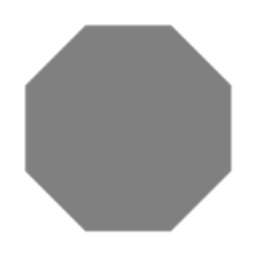
//> input picture 2A-L5/images/octagon.png, 256 x 256 px
$ ./gradientQuiz   (built with g++ and OpenCV 4)
//> lines starting //> are read from the running program, lines starting //| are printed output that depends on the picture; after the words box and inside, x2 and y2 are one past the last pixel; in counts of white or black regions, pixels touching at a corner belong together
#include <iostream>
#include <vector>
#include <limits>
#include <math.h>

#include "opencv2/core/core.hpp"
#include "opencv2/imgproc/imgproc.hpp"
#include "opencv2/imgcodecs.hpp"
#include "opencv2/highgui/highgui.hpp"

using namespace cv;
using namespace std;

#define PI 3.14159265

Mat cvMatAtan2(const Mat&, const Mat&);
Mat selectGdir(const Mat&,  const Mat&, const int&, const int&, const int&);

int main(int argc, char const *argv[]) {

    Mat img = imread("../images/octagon.png", 0);
//> img is the input picture: 256 rows x 256 cols, CV_8UC1; min 128, max 255, mean 186.8

    imshow("Image", img);

    Mat imgFloat;
    img.convertTo(imgFloat, CV_32F);

    imgFloat = imgFloat / 255;

    Mat gX;
    Sobel(imgFloat, gX, -1, 1, 0);
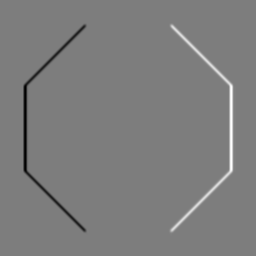
//> gX: 256 rows x 256 cols, CV_32FC1; min -1.29, max 1.32, mean -1.09e-11; drawn with min black and max white

    Mat gY;
    Sobel(imgFloat, gY, -1, 0, 1);
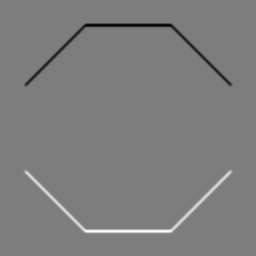
//> gY: 256 rows x 256 cols, CV_32FC1; min -1.29, max 1.32, mean 4.66e-10; drawn with min black and max white

    imshow("gX", gX);
    imshow("gY", gY);

    Mat gXPow;
    pow(gX, 2, gXPow);

    Mat gYPow;
    pow(gY, 2, gYPow);

    Mat tmpMat = gXPow + gYPow;

    Mat gMag;
    sqrt(tmpMat, gMag);

    Mat gDir;
    gDir = cvMatAtan2(gX, gY);

    Mat gDirNorm;
    normalize(gDir, gDirNorm, 0, 255, NORM_MINMAX, CV_8UC1);

    imshow("Gmag", gMag / (4 * sqrt(2)));
    imshow("Gdir", gDirNorm);

    Mat myGrad = selectGdir(gMag, gDir, 1, 30, 60);
    imshow("My Grad", myGrad);

    waitKey(0);

    return 0;
}

Mat cvMatAtan2(const Mat& xMat, const Mat& yMat)
{
    Mat outputMat = Mat::zeros(xMat.rows, xMat.cols, CV_32F);

    for (int i = 0; i < xMat.rows; i++)
    {
        for (int j = 0; j < xMat.cols; j++)
        {
            outputMat.at<float>(i, j) = atan2(-yMat.at<float>(i, j), xMat.at<float>(i, j)) * 180 / PI;
        }
    }
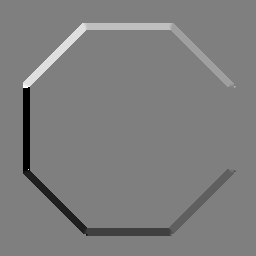
//> outputMat: 256 rows x 256 cols, CV_32FC1; min -180, max 179.5, mean -1.6; drawn with min black and max white

    return outputMat;
}

Mat selectGdir(const Mat& gradMag,  const Mat& gradDir, const int& magMin, const int& angleLow, const int& angleHigh)
{
//> called with magMin = 1, angleLow = 30, angleHigh = 60

    Mat outputMat = gradMag >= magMin;
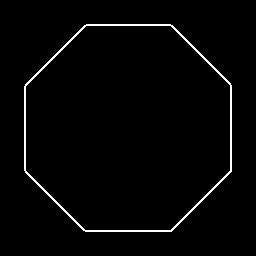
//> outputMat: 256 rows x 256 cols, CV_8UC1; 2.1% white in thin lines or dots, all inside (x1, y1, x2, y2) = (24, 24, 232, 232)
    outputMat = outputMat & (gradDir >= angleLow);
    outputMat = outputMat & (gradDir <= angleHigh);
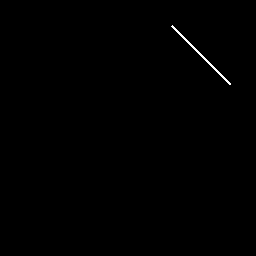
//> outputMat: 256 rows x 256 cols, CV_8UC1; 0.27% white in thin lines or dots, all inside (x1, y1, x2, y2) = (171, 25, 231, 85)
//> in main, `Mat myGrad = selectGdir(gMag, gDir, 1, 30, 60);`:
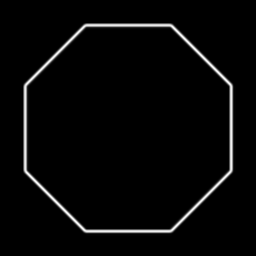
//> gMag: 256 rows x 256 cols, CV_32FC1; min 0, max 1.39, mean 0.0414; drawn with min black and max white

    return outputMat;
}
